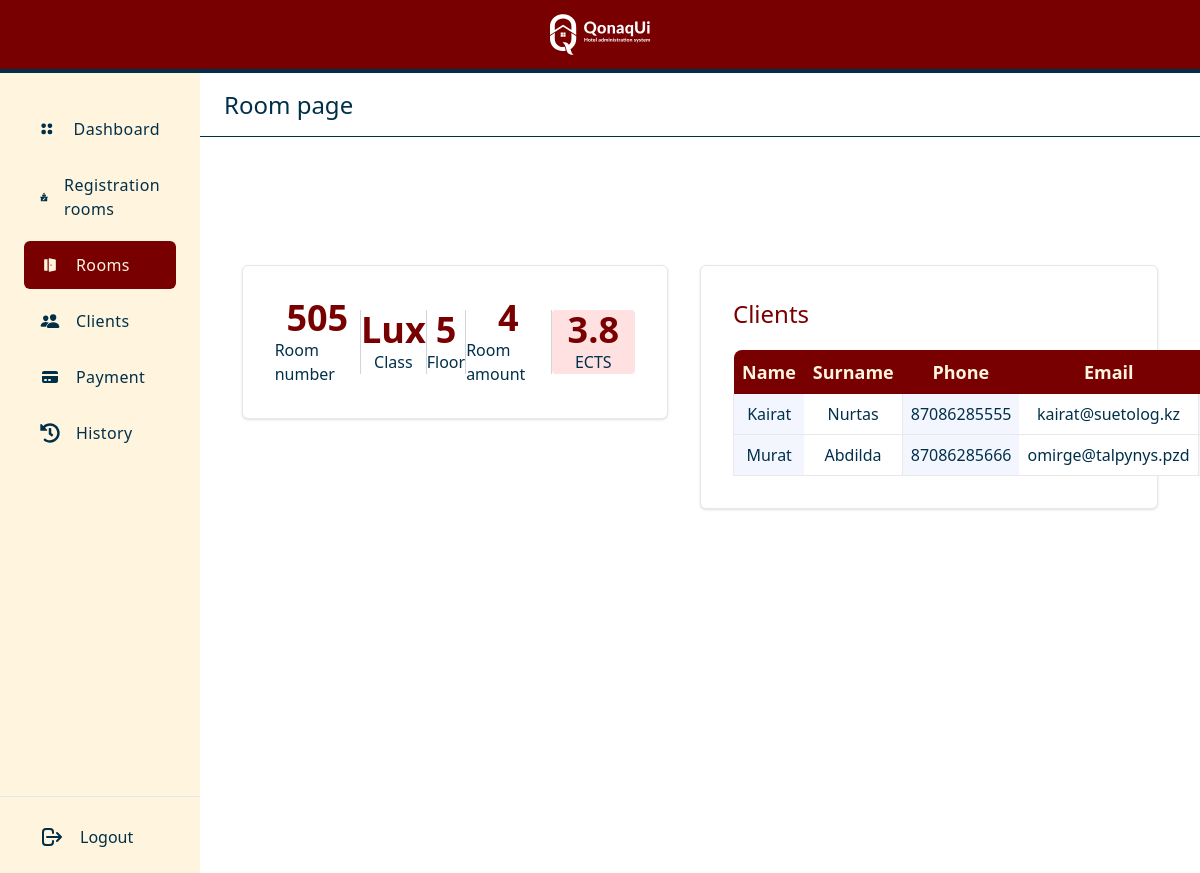
The page /room_page/14 (signed in) on the database as committed earlier.
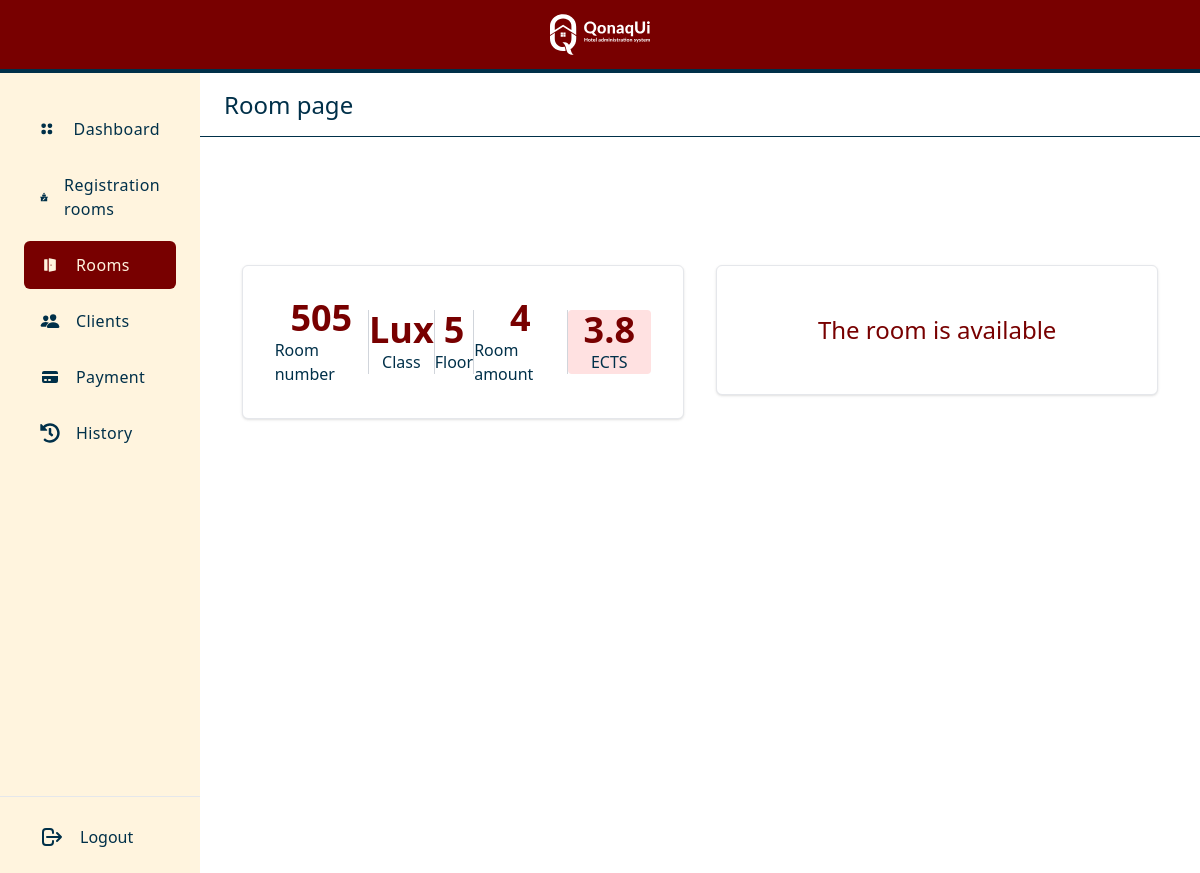
The same page on the database as committed later.
### main/models.py (models this page shows, shortened)
class Client(models.Model):
    first_name = models.CharField(max_length=50)
    last_name = models.CharField(max_length=50)
    phone = models.CharField(max_length=20)
    email = models.CharField(max_length=50)
    genders = [('Male', 'Male'),
               ('Female', 'Female')]
    gender = models.CharField(choices=genders, max_length=10)
    room = models.ForeignKey(Room, on_delete=models.SET_NULL, blank=True, null=True)
    registration = models.ForeignKey(Registeration, on_delete=models.SET_NULL, blank=True, null=True)

### main/views.py (the view)
# urls.py: path('room_page/<int:pk>', room_page, name='room_page'),
def room_page(request, pk):
    if request.user.is_authenticated:
        room = Room.objects.get(pk=pk)
        clients = Client.objects.filter(room=pk)
        context = {
            'room': room,
            'clients': clients
        }
        return render(request, 'main/room_page.html', context=context)
    else:
        return HttpResponseRedirect('/')

### main/context_processors.py (called while the page is built)
def message_processor(request):
    url_name = resolve(request.path_info).url_name
    if url_name == 'dashboard':
        num = 1
    elif url_name == 'registration':
        num = 2
    elif url_name == 'registration_room':
        num = 2
    elif url_name == 'rooms':
        num = 3
    elif url_name == 'room_page':
        num = 3
    elif url_name == 'clients':
        num = 4
    elif url_name == 'payment':
        num = 5
    elif url_name == 'history':
        num = 6
    else:
        num = 0
    return {
        'page_num' : num
    }

### main/models.py (called while the page is built)
    def __str__(self):
        return self.class_name

### main/templates/main/room_page.html (shortened to what the changed rows need)
{% extends 'main/base.html' %}
{% block body %}
    <div class="w-10/12">
        <div class="w-11/12  my-32 mx-auto">
            <div class="flex justify-between">
                <div class="ml-4 w-3/6 ">
                    {% if clients.first %}
                    <div class="px-8 py-8 rounded-md border border-gray-200 bg-white shadow">
                        <p class="text-kyzyl-900 font-medium text-2xl">Clients</p>
                        <div class="mt-5 w-full">
                        {% if clients.first %}
                        <table class="table-auto w-full">
                           <thead>
                              <tr class="bg-kyzyl-900 text-center text-bezh">
                                <th class="rounded-tl-lg text-lg py-2 px-2 text-bezh  border-l border-transparent">
                                    Name
                                 </th>
                                 <th class="text-lg py-2 px-2 border-l border-transparent">
                                    Surname
                                 </th>
                                 <th class="text-lg py-2 px-2 border-l border-transparent">
                                    Phone
                                 </th>
                                 <th class="text-lg py-2 px-2 border-l border-transparent">
                                    Email
                                 </th>
                           </thead>
                           <tbody>
                                {% for client in clients %}
                                <tr>
                                 <td class="text-center text-kok-900 font-medium text-base py-2 px-2 bg-[#F3F6FF] border-b border-l border-[#E8E8E8]">
                                    {{ client.first_name }}
                                 </td>
                                 <td class="text-center text-kok-900 font-medium text-base py-2 px-2 bg-white border-b border-[#E8E8E8]">
                                    {{ client.last_name }}
                                 </td>
                                 <td class="text-center text-kok-900 font-medium text-base py-2 px-2 bg-[#F3F6FF] border-b border-l border-[#E8E8E8]">
                                    {{ client.phone }}
                                 </td>
                                 <td class="text-center text-kok-900 font-medium text-base py-2 px-2 bg-white border-b border-[#E8E8E8]">
                                    {{ client.email }}
                                 </td>
                              </tr>
                                {% endfor %}
                           </tbody>
                        </table>
                        {% else %}
                        <p class="text-center text-kok-900 text-xl">No clients yet</p>
                        {% endif %}
                     </div>
                    </div>
                    {% else %}
                    <div class="px-8 py-12 rounded-md border border-gray-200 bg-white shadow">
                        <p class="text-kyzyl-900 font-medium text-2xl text-center">The room is available</p>
                    </div>
                    {% endif %}
                </div>
            </div>
        </div>
    </div>
{% endblock %}

Rows that differ between the two databases and show on the page:
no longer on this page (row edited): Client: first_name "Kairat", last_name "Nurtas", phone "87086285555", email "kairat@suetolog.kz"
no longer on this page (row edited): Client: first_name "Murat", last_name "Abdilda", phone "87086285666", email "omirge@talpynys.pzd"
Other text that changed with them:
text no longer shown: "Clients Name Surname Phone Email"
text now shown: "The room is available"
